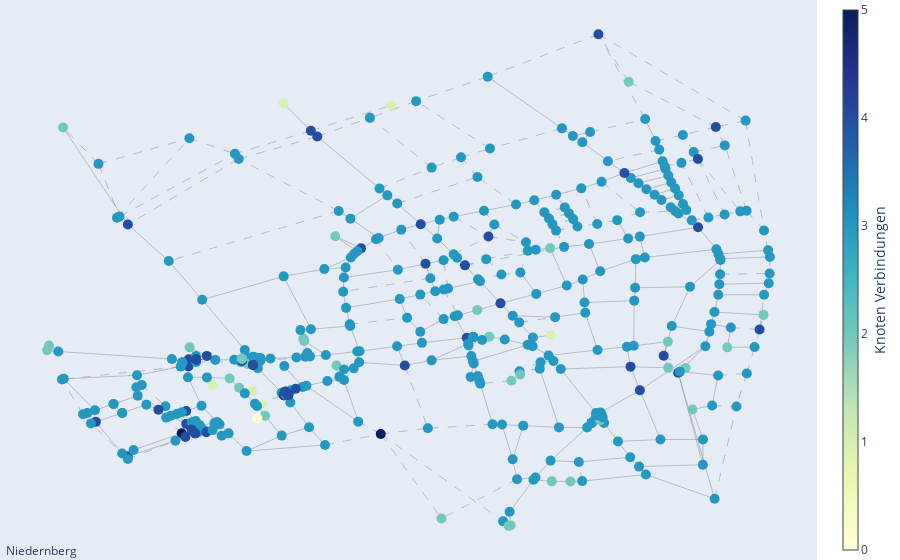

Here is the notebook cell this chart was saved with:
### Code cell
import plotly.graph_objects as go

node_degrees = dict(G.degree()) 

node_x = []
node_y = []
node_text = []  
node_color = [] 

for index, row in filtered_data_multiple.iterrows():
    if pd.notnull(row['longitude']) and pd.notnull(row['latitude']):
        node_x.append(row['longitude'])
        node_y.append(row['latitude'])
        
        hover_info = f"ID: {row['id']}<br>Tag Key: {row['tagkey']}<br>Tag Value: {row['tagvalue']}<br>Degree: {node_degrees[row['id']]}"
        node_text.append(hover_info)
        
        node_color.append(node_degrees[row['id']])

edge_x = []
edge_y = []
dashed_edge_x = []
dashed_edge_y = []
edge_street_names = []

for edge in G.edges():
    x0, y0 = pos[edge[0]]
    x1, y1 = pos[edge[1]]

    # Überprüfen, ob der Rand highway != 'residual' ist
    is_dashed_highway = False
    street_name = ""
    for street in ways_filter.itertuples():
        if edge[0] in street.node_ids and edge[1] in street.node_ids:
            street_name = street.tagvalue
            # Highway-Kanten, die nicht 'residual' sind, werden gestrichelt
            if street.tagkey == "highway" and street.tagvalue not in ['residential', 'unclassified', 'service', 'tertiary', 'secondary']:
                is_dashed_highway = True
            break

    if is_dashed_highway:
        dashed_edge_x.extend([x0, x1, None])
        dashed_edge_y.extend([y0, y1, None])
    else:
        edge_x.extend([x0, x1, None])
        edge_y.extend([y0, y1, None])

    # Berechnung der Mittelpunkte für die Straßennamen
    midpoint_x = (x0 + x1) / 2
    midpoint_y = (y0 + y1) / 2
    edge_street_names.append((midpoint_x, midpoint_y, street_name))


# Plot für durchgezogene Kanten
solid_edge_trace = go.Scatter(
    x=edge_x, y=edge_y,
    line=dict(width=0.5, color='#888'),
    hoverinfo='none',
    mode='lines'
)

# Plot für gestrichelte Kanten (highways)
dashed_edge_trace = go.Scatter(
    x=dashed_edge_x, y=dashed_edge_y,
    line=dict(width=0.5, color='#888', dash='dash'),
    hoverinfo='none',
    mode='lines'
)

# Plot für Knoten
node_trace = go.Scatter(
    x=node_x, y=node_y,
    mode='markers',
    hoverinfo='text',
    marker=dict(
        showscale=True,
        colorscale='YlGnBu',
        color=node_color,
        size=10,
        colorbar=dict(
            thickness=15,
            title='Knoten Verbindungen',
            xanchor='left',
            titleside='right'
        )),
    text=node_text
)

# Hinzufügen der Straßennamen zwischen den Knoten
street_name_trace = go.Scatter(
    x=[name[0] for name in edge_street_names],
    y=[name[1] for name in edge_street_names],
    text=[name[2] for name in edge_street_names],
    mode='text',
    textfont=dict(
        size=12,
        color='darkblue'
    ),
    hoverinfo='text'
)

layout = go.Layout(
    title='Großostheim',
    titlefont=dict(size=16),
    showlegend=False,
    hovermode='closest',
    margin=dict(b=0, l=0, r=0, t=0),
    annotations=[dict(
        text=title,
        showarrow=False,
        xref="paper", yref="paper",
        x=0.005, y=-0.002)],
    xaxis=dict(showgrid=False, zeroline=False, visible=False),
    yaxis=dict(showgrid=False, zeroline=False, visible=False)
)

fig = go.Figure(data=[solid_edge_trace, dashed_edge_trace, node_trace], layout=layout)

fig.show()

### Figure 1 — Plotly figure (JSON) as saved in the notebook; plotly's stock layout.template omitted (floating-point values rounded to 4 significant figures; data arrays with more than 128 entries replaced by an {"elided": "..."} marker saying what was removed)
{"data": [{"hoverinfo": "none", "line": {"color": "#888", "width": 0.5}, "mode": "lines", "type": "scatter", "x": {"elided": "1164 float values"}, "y": {"elided": "1164 float values"}}, {"hoverinfo": "none", "line": {"color": "#888", "dash": "dash", "width": 0.5}, "mode": "lines", "type": "scatter", "x": {"elided": "573 float values"}, "y": {"elided": "573 float values"}}, {"hoverinfo": "text", "marker": {"color": {"elided": "429 int values"}, "colorbar": {"thickness": 15, "title": {"side": "right", "text": "Knoten Verbindungen"}, "xanchor": "left"}, "colorscale": [[0, "rgb(255,255,217)"], [0.125, "rgb(237,248,177)"], [0.25, "rgb(199,233,180)"], [0.375, "rgb(127,205,187)"], [0.5, "rgb(65,182,196)"], [0.625, "rgb(29,145,192)"], [0.75, "rgb(34,94,168)"], [0.875, "rgb(37,52,148)"], [1, "rgb(8,29,88)"]], "showscale": true, "size": 10}, "mode": "markers", "text": {"elided": "429 str values"}, "type": "scatter", "x": {"elided": "429 float values"}, "y": {"elided": "429 float values"}}], "layout": {"annotations": [{"showarrow": false, "text": "Niedernberg", "x": 0.005, "xref": "paper", "y": -0.002, "yref": "paper"}], "hovermode": "closest", "margin": {"b": 0, "l": 0, "r": 0, "t": 0}, "showlegend": false, "title": {"font": {"size": 16}, "text": "Großostheim"}, "xaxis": {"showgrid": false, "visible": false, "zeroline": false}, "yaxis": {"showgrid": false, "visible": false, "zeroline": false}}}
